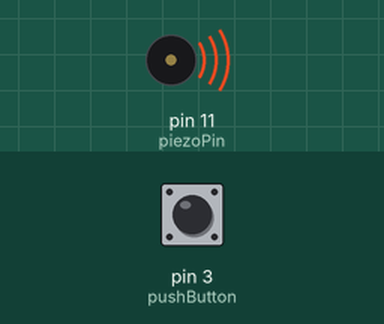
Bench run of a sketch on a simulated Arduino Uno, built with avr-gcc and run on an emulated ATmega328P. Parts: buzzer (waves = sounding). Inputs (shaded band) come from the test bench; at power-on: pin 3 (pushButton) HIGH.

Above: at 1.2 s.
1.3 s: pin 3 (pushButton) pulled LOW for 1 s
At 1.6 s:
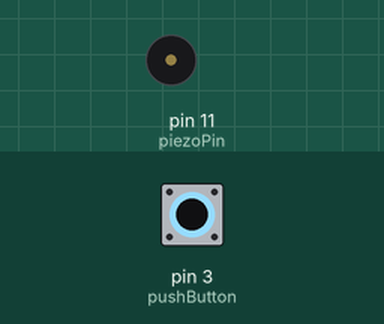
3.8 s: pin 3 (pushButton) pulled LOW for 3.2 s
Timing chart, 0 to 14.5 s (numbered marks = the images above; inputs shaded):
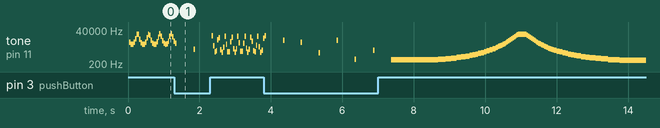

Measured:
- by itself, tone on pin 11 (piezoPin): plays 16081 Hz for 0.04 s, 8039 Hz for 0.04 s, 5938 Hz for 0.04 s, 1190 Hz for 0.04 s, 8418 Hz for 0.04 s, 406 Hz for 0.04 s … (75 notes in this stretch)

The sketch:

ArduinoSoundFX.ino
```cpp
/*
 *  SoudFX
 *  Daniel Chagas
 *
 *  Faz efeitos sonoros. Ao clicar no botão muda o padrão de som.
 *  O botão pushButton deve ser conectado entre o ground (GND) e o pino 3.
 *
 */

int piezoPin = 11; // declara o pino positivo do buzzer passivo na porta PWM 11
int pushButton = 3; // declara o push button na porta 3
int x = 0; // controla qual som o buzzer deve tocar

void setup(){
  pinMode(piezoPin,OUTPUT);
  pinMode(pushButton, INPUT_PULLUP);
}

void loop(){
  if(digitalRead(pushButton)==LOW){
    x = x+1; //incrementa o valor de Xis
    if(x>5) x=0; //zera o valor de Xis caso passe de cinco
    delay(500); //forma de debounce simples
  }
  escolheEfeito();
}

void soundFX(float num,float period) {
  int fxdelay=num+num*sin(millis()/period);
  for(int i=0;i<5;i++){
      digitalWrite(piezoPin,HIGH);
      delayMicroseconds(fxdelay);
      digitalWrite(piezoPin,LOW);
      delayMicroseconds(fxdelay);
    }
}

void escolheEfeito(){
  switch(x){
    case 0:
      soundFX(50,50);
      break;
    case 1:
      soundFX(1000,100);
      break;
    case 2:
      soundFX(200,29);
      break;
    case 3:
      soundFX(700,1000);
      break;
    case 4:
      soundFX(50,10);
      break;
    case 5:
      soundFX(300,100);
      break;
    default:
      digitalWrite(piezoPin,LOW);
      break;
  }
}
```
